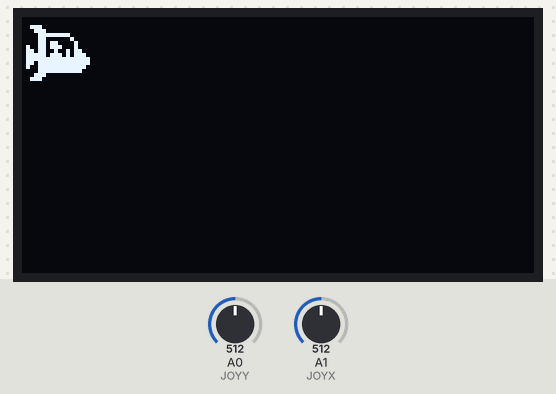
Bench run of a sketch on a simulated Arduino Uno, built with avr-gcc and run on an emulated ATmega328P. On the bench: 128×64 one-colour display. The test bench sets the inputs (shaded band); at power-on: A0 (JOYY) = 512, A1 (JOYX) = 512.

Above: at 1.2 s.
1.3 s: A0 (JOYY) set to 597
2.8 s: A0 (JOYY) set to 629
At 5.0 s:
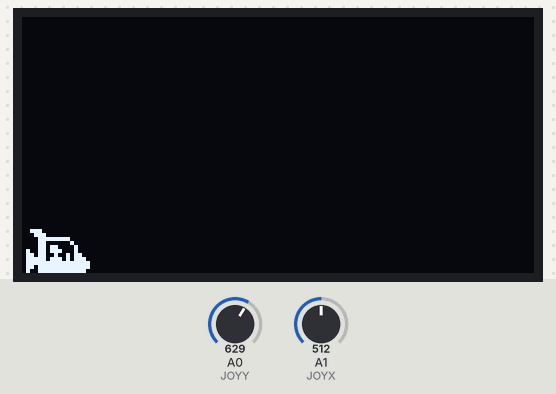
5.5 s: A1 (JOYX) set to 306
At 6.01 s:
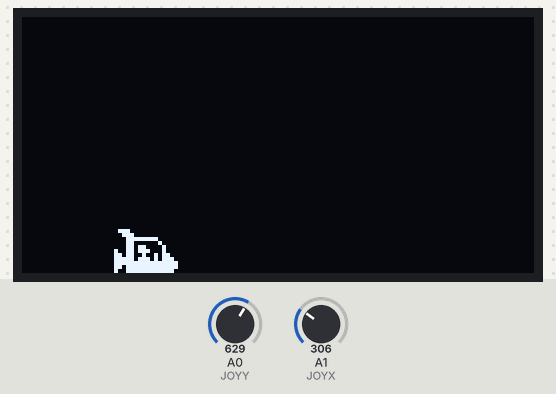
7.3 s: A1 (JOYX) set to 511
At 8.38 s:
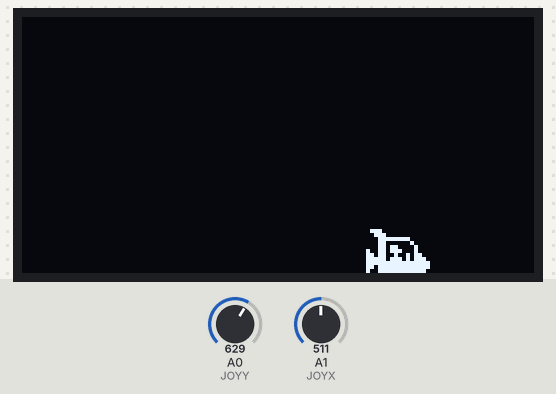
9.1 s: A1 (JOYX) set to 716
At 9.32 s:
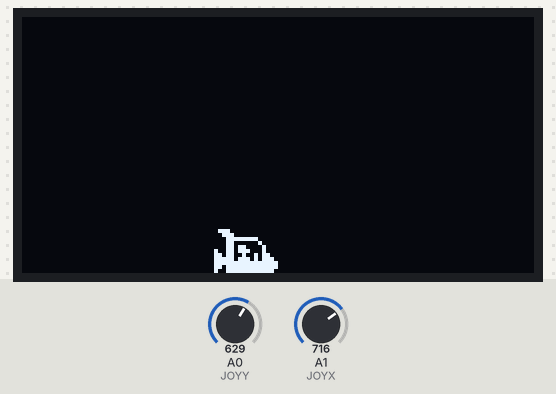
10.9 s: A0 (JOYY) set to 511
At 11.4 s:
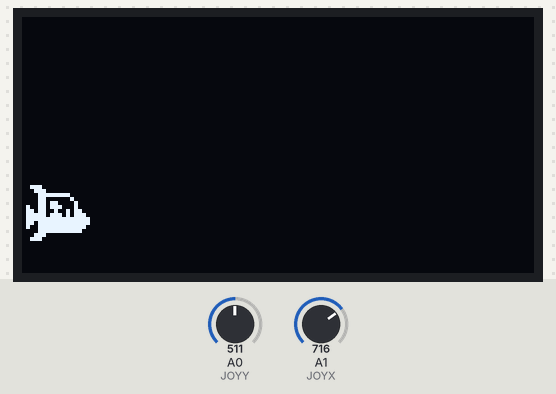
Timing chart, 0 to 13.7 s (numbered marks = the images above; inputs shaded):
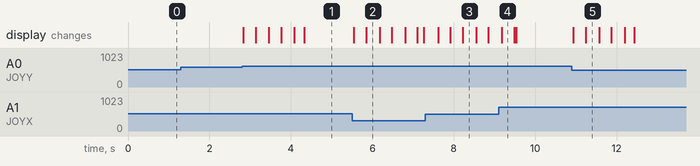

Measured:
- the behaviour switches between 614 and 615 on A0 (JOYY) (found by bisection; images 0 and 1)
- after the input at 1.3 s, every drawn part: stays the same
- after the input at 2.8 s, the display: first changes at once (image 1 shows a later state)
- after the input at 5.5 s, the display: first changes after 0.05 s (image 2 shows a later state)
- after the input at 7.3 s, the display: first changes after 0.32 s (image 3 shows a later state)
- after the input at 10.9 s, the display: first changes at once (image 5 shows a later state)

The sketch:

space-tunnel-part1.ino
```cpp
// Code for HackSpace magazine
// Scrolling space game for Arduino - Part 1
// See how far you can navigate your spaceship/submarine down a tunnel
// Requires n Arduino UNO, I2C OLED Display 128X64 0.96" and analogue joystick
//
// https://github.com/adafruit/Adafruit_SSD1306
// https://github.com/adafruit/Adafruit-GFX-Library


#include <Adafruit_SSD1306.h>
#include <Adafruit_GFX.h>

// Width of our display - used as the maximum stack value
const int MAXSTACK = 128;

// I2C address for the screen. Update this for your screen.
const int SCREENADR = 0x3C;

// Analoguejoystick connections for X and Y
const int JOYY = A0;
const int JOYX = A1;

// Digital input for the Joystick switch
const int SWITCH_PIN = 7;

const unsigned char shipBMP [] PROGMEM = {
  // 'ship, 16x16px
  0x00, 0x00, 0x70, 0x00, 0x38, 0x00, 0x1f, 0xe0, 0x18, 0x10, 0x1b, 0x08, 0x9b, 0x88, 0xd9, 0x2c,
  0xfb, 0xae, 0xff, 0xff, 0xdf, 0xff, 0x9f, 0xfe, 0x1f, 0xfc, 0x38, 0x00, 0x70, 0x00, 0x00, 0x00
};

Adafruit_SSD1306 display(4);

int shipx, shipy;

void setup() {
  display.begin(SSD1306_SWITCHCAPVCC, SCREENADR);
  display.clearDisplay();
}


void displayShip(int x, int y) {
  display.drawBitmap(x, y, shipBMP, 16, 16, 1);
}

void updateShip() {
  int xValue, yValue;
  xValue = map(analogRead(JOYX), 0, 1024, 5, -8); // 5, -6 for no move backwards movement
  yValue = map(analogRead(JOYY), 0, 1024, -5, 5);

  shipx = shipx + xValue;
  shipy = shipy + yValue;

  if (shipx < 1)
    shipx = 1;
  if (shipy < 1)
    shipy = 1;
  if (shipx > display.width() - 12)
    shipx = display.width() - 12;
  if (shipy > display.height() - 12)
    shipy = display.height() - 12;

}

void loop() {

  updateShip();
  displayShip(shipx, shipy);


  display.display();
  delay(1);
  display.fillScreen(BLACK);

}
```
